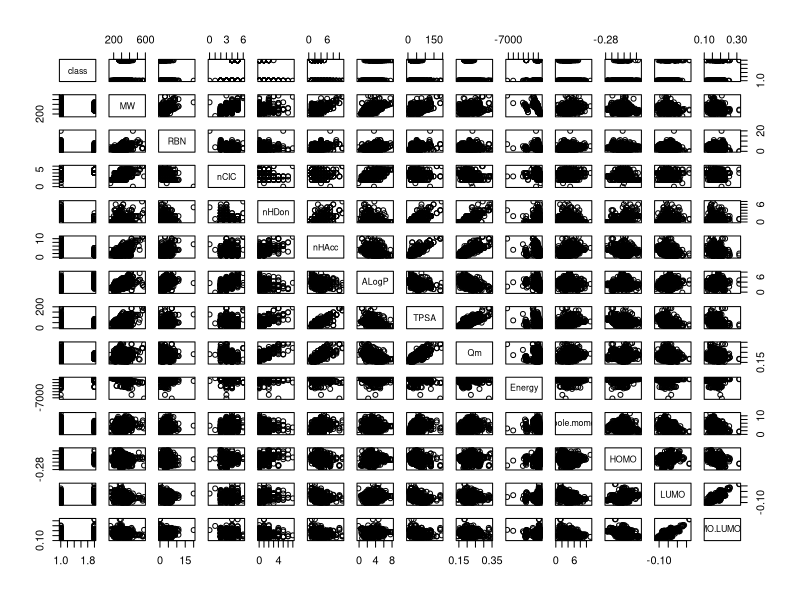
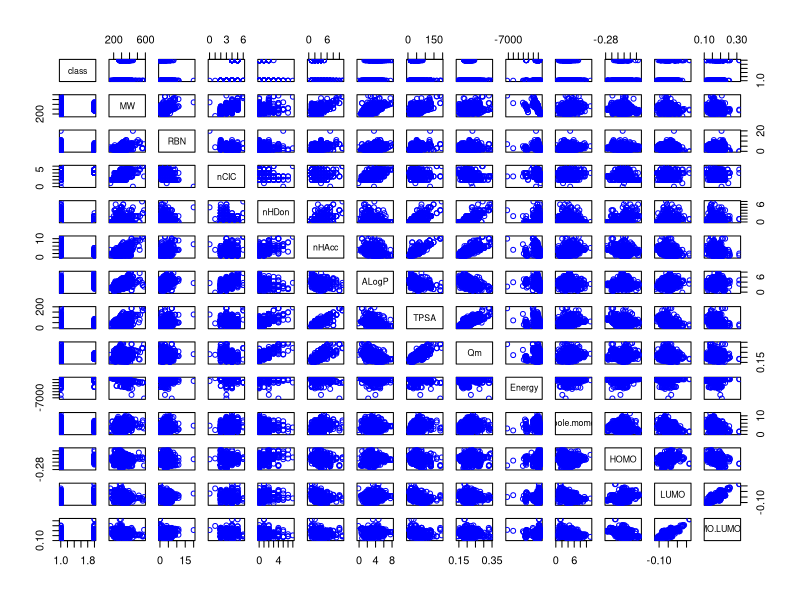
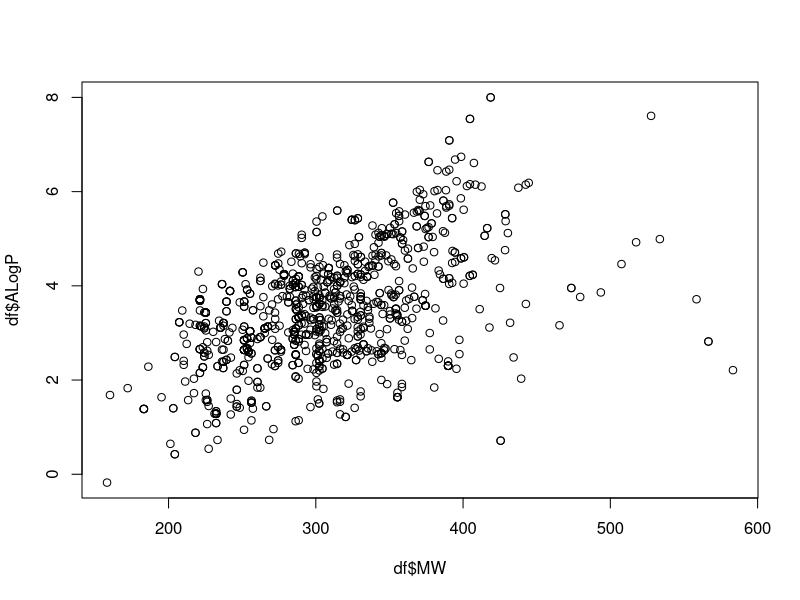
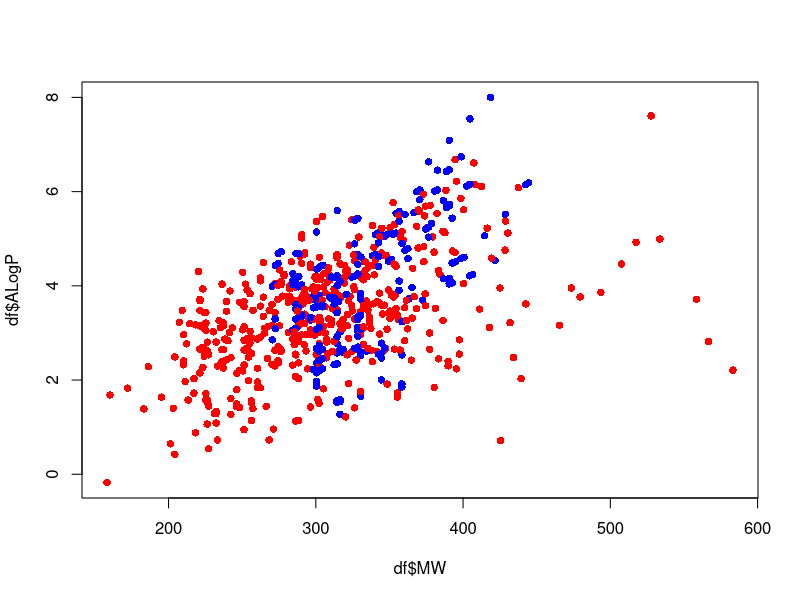
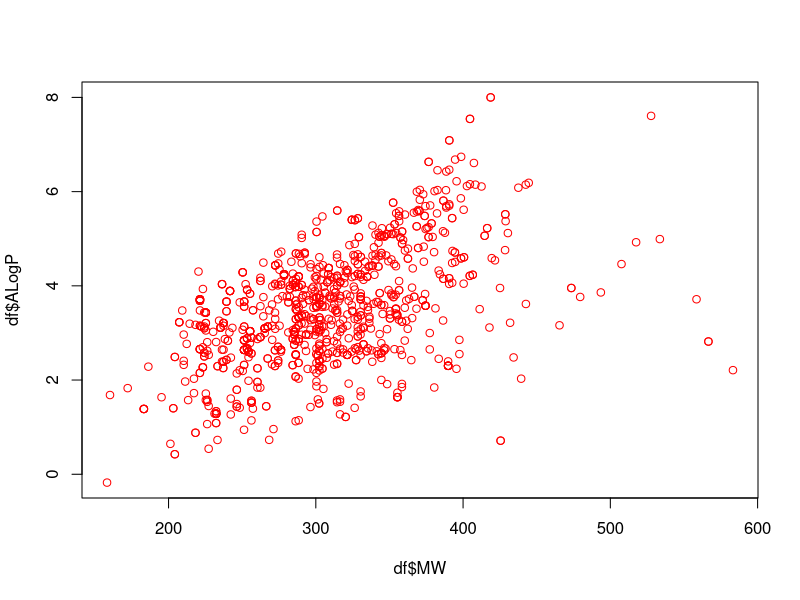
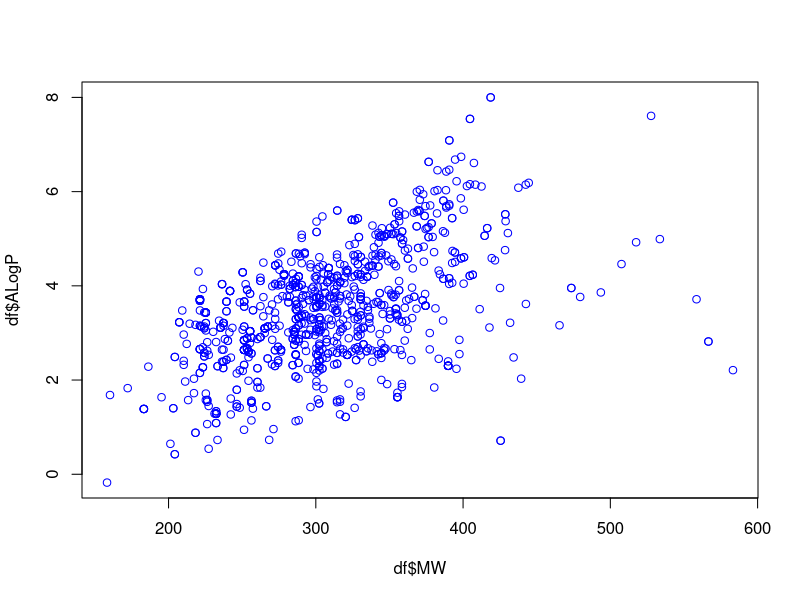
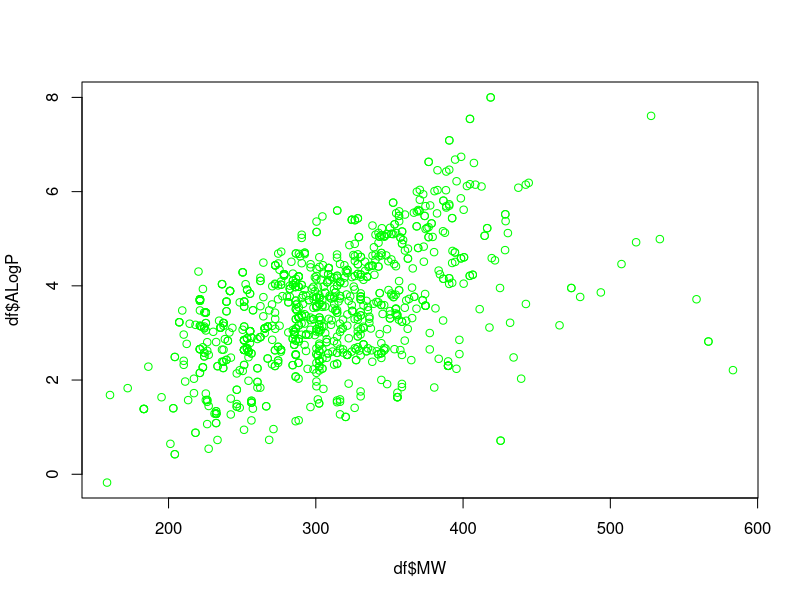
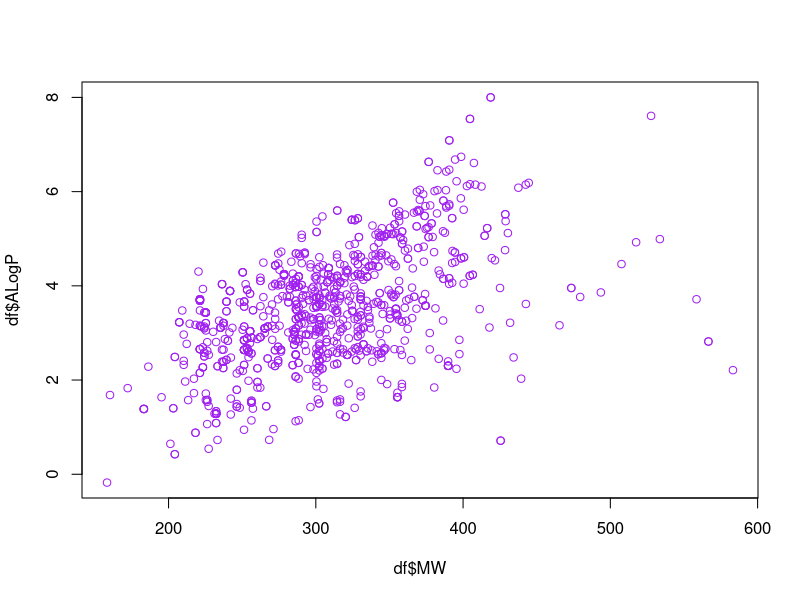

Write R code to recreate these figures, in order.
############################################
# Data Professor                           #
# http://youtube.com/dataprofessor         #
# http://github.com/dataprofessor          #
# http://facebook.com/dataprofessor        #
# https://www.instagram.com/data.professor #
############################################

######## READ DATA
# https://link.springer.com/article/10.1007%2Fs11030-013-9462-x
# 11030_2013_9462_MOESM2_ESM.xls (423 kb)
# Supplementary material 2 (xls 423 KB)
aromatase <- read.csv("aromatase.csv")

######## MISSING DATA
sum(is.na(aromatase))
missingdata <- aromatase[!complete.cases(aromatase), ] # Identify which row contains missing data

aromatase <- na.omit(aromatase) # Remove any missing data >> Complete case
sum(is.na(aromatase)) # Check again for missing data

class <- aromatase[ ,2] # Class label
aromatase2 <- aromatase[,6:18]   # Descriptors
aromatase3 <- cbind(class, aromatase2) # Combine Class label + Descriptors into same dataframe

df <- aromatase3 # Once we are satisfied with the dataset, let's call it "df" for conciseness


######## plot()

# See at a glance all possible scatter plots
plot(df)
plot(df , col = "blue")

# Select a pair of interest to visualize scatter plot

     # Figure 1, https://journals.plos.org/plosone/article?id=10.1371/journal.pone.0066566


plot(df$MW, df$ALogP)


# We're going to make Steroids blue and Non-Steroids red
library(colorspace) 
df$color <- factor(df$class,
                     levels=c("Steroid", "Non-Steroid"),
                     labels=c("blue", "red"))
plot(df$MW, df$ALogP, pch = 16, col=as.character(df$color) )




# col argument for defining the color
# R has 657 colors, colors() function lists these colors
plot(df$MW, df$ALogP, col = "red")
plot(df$MW, df$ALogP, col = "blue")
plot(df$MW, df$ALogP, col = "green")
plot(df$MW, df$ALogP, col = "purple")

plot(df$MW, df$ALogP, col = "orangered3")

plot(df$MW, df$ALogP, col = "#FF0000") # Hex color code for red

# Color in RGB color code
rgb(1,0,0) # red color
rgb(255,0,0, max=255) # red color

plot(df$MW, df$ALogP, col = rgb(0,0,0, max=255) )



# symbols

plot(df$MW, df$ALogP, pch = 1) # pch = 1, open circles (the default value)
                                            # There are a total of 25 symbols to choose from
plot(df$MW, df$ALogP, pch = 2) # pch = 2, open triangle symbols
plot(df$MW, df$ALogP, pch = 3) # pch = 3, plus symbols
plot(df$MW, df$ALogP, pch = 4) # pch = 4, x symbols
plot(df$MW, df$ALogP, pch = 5) # pch = 5, diamond diamongs
plot(df$MW, df$ALogP, pch = 16) # pch = 16, filled circle symbols


plot(df$MW, df$ALogP, pch = 16, col = "orangered3")                                                
col2rgb("orangered3") # This gives us rgb(205,55,0, max=255)
plot(df$MW, df$ALogP, pch = 16, col = rgb(205,55,0, max=255))


# Add transparency to color 

library(scales)

plot(df$MW, df$ALogP, pch = 16, 
     col = alpha("orangered3", 0.3))

plot(df$MW, df$ALogP, pch = 16, 
     col = rgb(205,55,0, 75, max=255))

plot(df$MW, df$ALogP, pch = 16, col=alpha(as.character(df$color),0.3 ) )


##################################
# Multi-plot

# Scatter plot of first pair
plot(df$MW, df$ALogP, pch = 16, 
     col = alpha("red", 0.3),
     xlab = "Molecular Weight (MW)",    # X-axis label
     ylab = "Solubility (ALogP)", # Y-axis label
     font.lab = 2    # X and Y labels are now bold
     )
abline(lm(df$ALogP ~ df$MW)) # Trend line


# Scatter plot of second pair
plot(df$MW, df$Qm, pch = 16, 
     col = alpha("blue", 0.3),
     xlab = "MW",    # X-axis label
     ylab = "Qm", # Y-axis label
     font.lab = 2    # X and Y labels are now bold
)
abline(lm(df$Qm ~ df$MW)) # Trend line


# Scatter plot of third pair
plot(df$HOMO, df$LUMO, pch = 16, 
     col = alpha("green", 0.3),
     xlab = "HOMO",    # X-axis label
     ylab = "LUMO", # Y-axis label
     font.lab = 2    # X and Y labels are now bold
)
abline(lm(df$LUMO ~ df$HOMO)) # Trend line


# Scatter plot of fourth pair
plot(df$MW, df$HOMO, pch = 16, 
     col = alpha("purple", 0.3),
     xlab = "MW",    # X-axis label
     ylab = "HOMO", # Y-axis label
     font.lab = 2    # X and Y labels are now bold
)
abline(lm(df$HOMO ~ df$MW)) # Trend line


######## Creating multi-plot figures

  # 2 rows by 2 columns

      par(mfrow=c(2,2))
      # Plot 1
      # Plot 2
      # Plot 3
      # Plot 4
      
      par(mfrow=c(2,2),  mai = c(0.7, 0.7, 0.3, 0.3))
        plot(df$MW, df$ALogP) # Plot 1
        plot(df$MW, df$Qm) # Plot 2
        plot(df$HOMO, df$LUMO) # Plot 3
        plot(df$MW, df$HOMO) # Plot 4
      
        
  # 3 rows by 1 column
        
      par(mfrow=c(3,1))
      # Plot 1
      # Plot 2
      # Plot 4
      
      par(mfrow=c(3,1),  mai = c(0.3, 0.7, 0.1, 0.3))
        plot(df$MW, df$ALogP) # Plot 1
        plot(df$MW, df$Qm) # Plot 2
        plot(df$MW, df$HOMO) # Plot 4
      
        
  # 1 row by 3 column
        
      par(mfrow=c(1,3))
      # Plot 1
      # Plot 2
      # Plot 3
      # Plot 4

      par(mfrow=c(1,3),  mai = c(0.3, 0.3, 0.3, 0.3))
        plot(df$MW, df$ALogP) # Plot 1
        plot(df$MW, df$Qm) # Plot 2
        plot(df$MW, df$HOMO) # Plot 4
      
      par(mfrow=c(1,3),  mai = c(0.3, 0.3, 0.3, 0))
        plot(df$ALogP, df$MW) # Plot 1
        plot(df$Qm, df$MW) # Plot 2
        plot(df$HOMO, df$MW) # Plot 4
        

######## Saving plot to file

# Single plot   
      
  pdf("plot.pdf")
  #...Insert plot function here...
  dev.off()
  
  pdf("plot.pdf")
    plot(df$ALogP, df$MW)
  dev.off()
  
# Multi-plot

  pdf("plot2.pdf")
    par(mfrow=c(2,2))
    # Plot 1
    # Plot 2
    # Plot 3
    # Plot 4
  dev.off()

  pdf("plot_multiplot.pdf")
    par(mfrow=c(1,3),  mai = c(0.3, 0.3, 0.3, 0))
      plot(df$ALogP, df$MW) # Plot 1
      plot(df$Qm, df$MW) # Plot 2
      plot(df$HOMO, df$MW) # Plot 4
  dev.off()
  
  pdf("plot2.pdf")
  par(mfrow=c(2,2),  mai = c(0.7, 0.7, 0.3, 0.3))
    # Plot 1
    # Plot 2
    # Plot 3
    # Plot 4
  dev.off()
